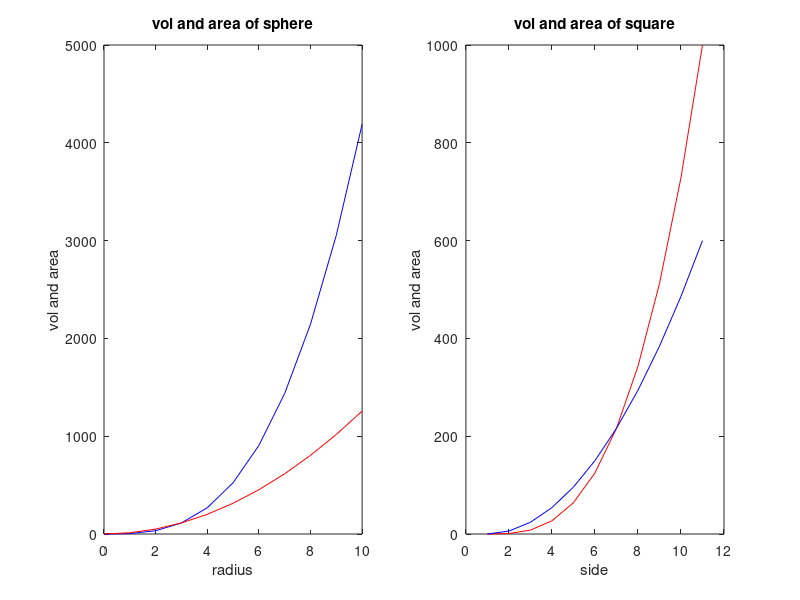

Recreate this plot in MATLAB.
clear;
subplot(1,2,1);
x1=0:10;
y1=(4/3)*pi*(x1.^3);
plot(x1,y1,'b');

hold on;
x2=0:10;
y2=(4)*pi*(x2.^2);
plot(x2,y2,'r');
hold off;
xlabel("radius");
ylabel("vol and area");
title("vol and area of sphere");

%second plot
subplot(1,2,2);
x3=0:10;
y3=(x3.^3);
plot(y3,'r');

hold on;
x4=0:10;
y4=6*(x4.^2);
plot(y4,'b');
hold off;
xlabel("side");
ylabel("vol and area");
title("vol and area of square");